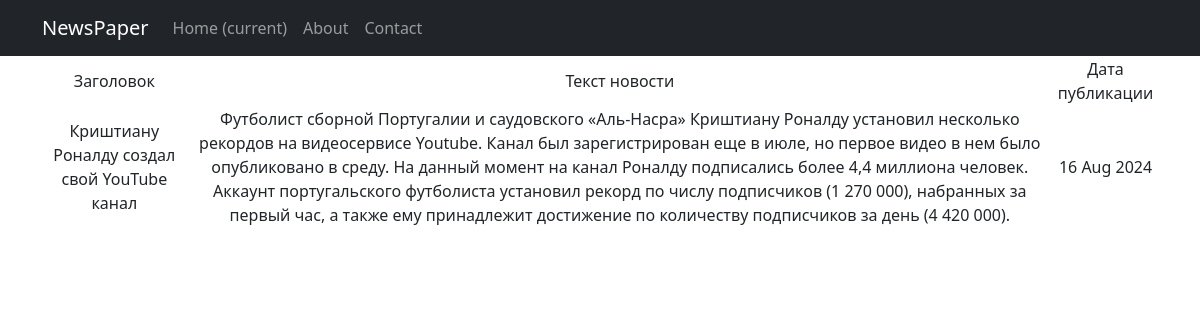
Screenshot of /news/1 with the database file from the repository.
### news/models.py (models this page shows, shortened)
class Post(models.Model):
    author_post = models.ForeignKey(Author, on_delete=models.CASCADE)
    type_post = models.CharField(max_length=3, choices=CATEGORIES, default=article)
    time_post = models.DateTimeField(auto_now_add=True)
    category_post = models.ManyToManyField(Category, through='PostCategory')
    name_post = models.CharField(max_length=255)
    text_post = models.TextField()
    rating_post = models.IntegerField(default=0)

### news/views.py (the view)
# urls.py: path('<int:pk>',PostDetail.as_view(), name='post_detail'),
class PostDetail(DetailView):
    model = Post
    template_name = 'post.html'
    context_object_name = 'post'
    def get_object(self, *args, **kwargs):  # переопределяем метод получения объекта, как ни странно
        obj = cache.get(f'post-{self.kwargs["pk"]}',
                        None)  # кэш очень похож на словарь, и метод get действует так же. Он забирает значение по ключу, если его нет, то забирает None.
        if not obj:
            obj = super().get_object(queryset=self.queryset)
            cache.set(f'post-{self.kwargs["pk"]}', obj)
        return obj

### news/templatetags/custom_filters.py (called while the page is built)
@register.filter()
def censor(text):
    for i in WORDS:
        text = text.replace(i[1:], '*' * len(i[1:]))
    return text

### templates/post.html (shortened to what this page needs)
{% extends 'flatpages/default.html' %}
{% load custom_filters %}
{% block content %}
    <table>
        <tr>
            <td>Заголовок</td>
            <td>Текст новости</td>
            <td>Дата публикации</td>
        </tr>
        <tr>
            <td>{{ post.name_post|censor }}</td>
            <td>{{ post.text_post|censor }}</td>
            <td>{{ post.time_post|date:'d M Y' }}</td>
        </tr>
    </table>
{% endblock content %}

### rows the page displays
Post: name_post|censor "Криштиану Роналду создал свой YouTube канал", text_post|censor "Футболист сборной Португалии и саудовского «Аль‑Насра» Криштиану Роналду установил несколько рекордов на видеосервисе Youtube. Канал был зарегистрирован еще в июле, но первое видео в нем было опубликовано в среду. На данный момент на канал Роналду подписались более 4,4 миллиона человек. Аккаунт португальского футболиста установил рекорд по числу подписчиков (1 270 000), набранных за первый час, а также ему принадлежит достижение по количеству подписчиков за день (4 420 000).", time_post "16 Aug 2024"
